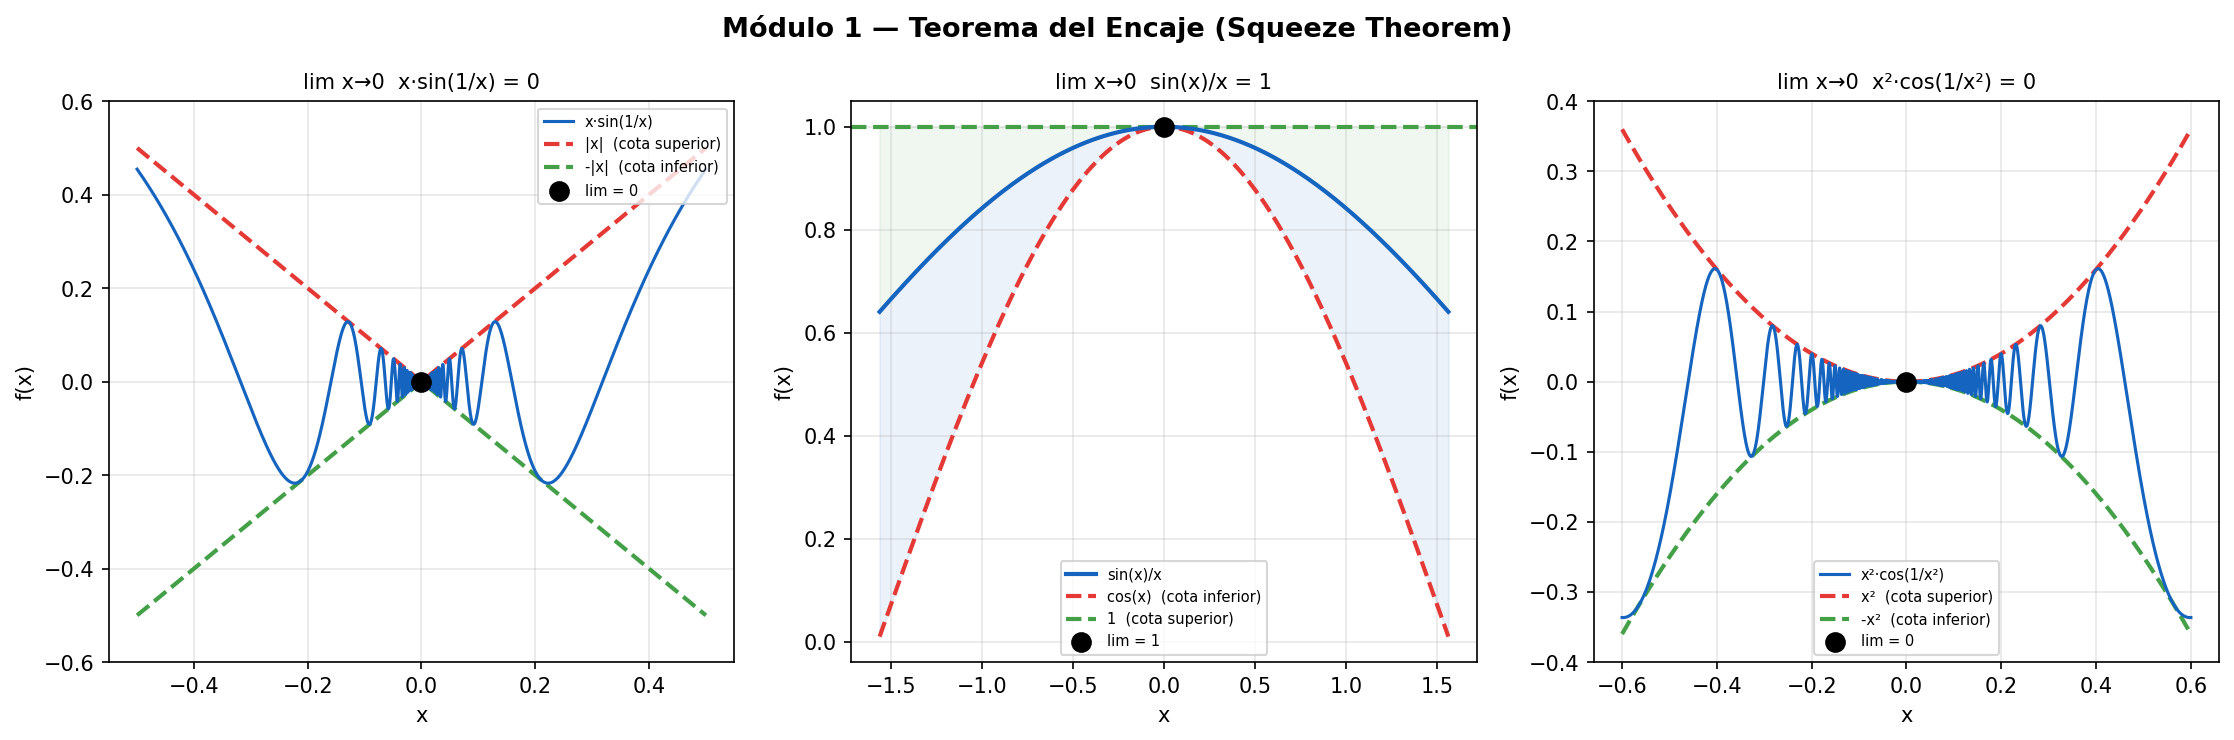

Recreate this plot in Python.
"""
Módulo 1 - Teorema del Encaje (Squeeze Theorem)
FUN-05 Cálculo Diferencial e Integral | Universidad CENFOTEC

Temas cubiertos:
  - Enunciado formal del Teorema del Encaje
  - Aplicación para calcular límites oscilantes
  - Límite clásico: lim x→0  x·sin(1/x) = 0
  - Límite trigonométrico: lim x→0  sin(x)/x = 1
  - Visualización de las funciones "encajadoras"
"""

import numpy as np
import matplotlib.pyplot as plt
from sympy import *

x = symbols('x')

# ─────────────────────────────────────────────────────────────
# SECCIÓN 1: Enunciado del Teorema
# ─────────────────────────────────────────────────────────────
print("=" * 60)
print("  TEOREMA DEL ENCAJE (Squeeze / Sandwich Theorem)")
print("=" * 60)
print("""
  Si  g(x) ≤ f(x) ≤ h(x)  cerca de x = a  (excepto posiblemente en a)
  y   lim x→a  g(x) = lim x→a  h(x) = L
  entonces:
        lim x→a  f(x) = L
""")

# ─────────────────────────────────────────────────────────────
# SECCIÓN 2: Ejemplo 1 — x·sin(1/x) → 0 cuando x→0
# ─────────────────────────────────────────────────────────────
print("─" * 60)
print("  Ejemplo 1:  lim x→0  x·sin(1/x)")
print("─" * 60)
print("""
  Sabemos que  -1 ≤ sin(1/x) ≤ 1  para todo x ≠ 0
  Multiplicando por |x|:
      -|x| ≤ x·sin(1/x) ≤ |x|

  Como  lim x→0 (-|x|) = 0  y  lim x→0 (|x|) = 0
  Por el Teorema del Encaje:
      lim x→0  x·sin(1/x) = 0
""")
f_ej1 = x * sin(1/x)
lim_ej1 = limit(f_ej1, x, 0)
print(f"  Verificación con SymPy:  lim x→0  x·sin(1/x) = {lim_ej1}")

# ─────────────────────────────────────────────────────────────
# SECCIÓN 3: Ejemplo 2 — sin(x)/x → 1 cuando x→0
# ─────────────────────────────────────────────────────────────
print("\n" + "─" * 60)
print("  Ejemplo 2:  lim x→0  sin(x)/x  (límite trigonométrico fundamental)")
print("─" * 60)
print("""
  Se puede demostrar geométricamente que para x ∈ (0, π/2):
      cos(x) ≤ sin(x)/x ≤ 1

  Como  lim x→0 cos(x) = 1  y  lim x→0 (1) = 1
  Por el Teorema del Encaje:
      lim x→0  sin(x)/x = 1
""")
f_ej2 = sin(x)/x
lim_ej2 = limit(f_ej2, x, 0)
print(f"  Verificación con SymPy:  lim x→0  sin(x)/x = {lim_ej2}")

# ─────────────────────────────────────────────────────────────
# SECCIÓN 4: Ejemplo 3 — x²·cos(1/x²) → 0
# ─────────────────────────────────────────────────────────────
print("\n" + "─" * 60)
print("  Ejemplo 3:  lim x→0  x²·cos(1/x²)")
print("─" * 60)
print("""
  Sabemos que  -1 ≤ cos(1/x²) ≤ 1
  Multiplicando por x² ≥ 0:
      -x² ≤ x²·cos(1/x²) ≤ x²

  Como  lim x→0 (-x²) = 0  y  lim x→0 (x²) = 0
  Por el Teorema del Encaje:
      lim x→0  x²·cos(1/x²) = 0
""")
f_ej3 = x**2 * cos(1/x**2)
lim_ej3 = limit(f_ej3, x, 0)
print(f"  Verificación con SymPy:  lim x→0  x²·cos(1/x²) = {lim_ej3}")

# ─────────────────────────────────────────────────────────────
# SECCIÓN 5: Visualización
# ─────────────────────────────────────────────────────────────
fig, axes = plt.subplots(1, 3, figsize=(15, 5))
fig.suptitle("Módulo 1 — Teorema del Encaje (Squeeze Theorem)",
             fontsize=13, fontweight='bold')

# ── Gráfica 1: x·sin(1/x) encajada entre -|x| y |x| ──
ax = axes[0]
xv = np.linspace(-0.5, 0.5, 2000)
xv_safe = np.where(xv == 0, 1e-10, xv)
f_vals = xv_safe * np.sin(1/xv_safe)
ax.plot(xv, f_vals,    color='#1565C0', lw=1.5,  label="x·sin(1/x)", zorder=3)
ax.plot(xv, np.abs(xv), color='#E53935', lw=2, ls='--', label="|x|  (cota superior)")
ax.plot(xv, -np.abs(xv), color='#43A047', lw=2, ls='--', label="-|x|  (cota inferior)")
ax.scatter([0], [0], color='black', zorder=5, s=80, label="lim = 0")
ax.set_title("lim x→0  x·sin(1/x) = 0", fontsize=10)
ax.legend(fontsize=7, loc='upper right')
ax.set_xlabel("x"); ax.set_ylabel("f(x)")
ax.set_ylim(-0.6, 0.6)
ax.grid(True, alpha=0.3)

# ── Gráfica 2: sin(x)/x encajada entre cos(x) y 1 ──
ax = axes[1]
xv2 = np.linspace(-np.pi/2 + 0.01, np.pi/2 - 0.01, 400)
f_vals2 = np.sin(xv2) / xv2
ax.plot(xv2, f_vals2,          color='#1565C0', lw=2,   label="sin(x)/x", zorder=3)
ax.plot(xv2, np.cos(xv2),      color='#E53935', lw=2, ls='--', label="cos(x)  (cota inferior)")
ax.axhline(1,                   color='#43A047', lw=2, ls='--', label="1  (cota superior)")
ax.scatter([0], [1], color='black', zorder=5, s=80, label="lim = 1")
ax.fill_between(xv2, np.cos(xv2), f_vals2, alpha=0.08, color='#1565C0')
ax.fill_between(xv2, f_vals2, 1, alpha=0.08, color='#43A047')
ax.set_title("lim x→0  sin(x)/x = 1", fontsize=10)
ax.legend(fontsize=7)
ax.set_xlabel("x"); ax.set_ylabel("f(x)")
ax.grid(True, alpha=0.3)

# ── Gráfica 3: x²·cos(1/x²) encajada entre -x² y x² ──
ax = axes[2]
xv3 = np.linspace(-0.6, 0.6, 2000)
xv3_safe = np.where(xv3 == 0, 1e-10, xv3)
f_vals3 = xv3_safe**2 * np.cos(1/xv3_safe**2)
ax.plot(xv3, f_vals3,   color='#1565C0', lw=1.5,  label="x²·cos(1/x²)", zorder=3)
ax.plot(xv3, xv3**2,    color='#E53935', lw=2, ls='--', label="x²  (cota superior)")
ax.plot(xv3, -xv3**2,   color='#43A047', lw=2, ls='--', label="-x²  (cota inferior)")
ax.scatter([0], [0], color='black', zorder=5, s=80, label="lim = 0")
ax.set_title("lim x→0  x²·cos(1/x²) = 0", fontsize=10)
ax.legend(fontsize=7)
ax.set_xlabel("x"); ax.set_ylabel("f(x)")
ax.set_ylim(-0.4, 0.4)
ax.grid(True, alpha=0.3)

plt.tight_layout()
plt.savefig("teorema_encaje.png", dpi=150, bbox_inches='tight')
plt.show()
print("\n✅  Gráfica guardada: teorema_encaje.png")
